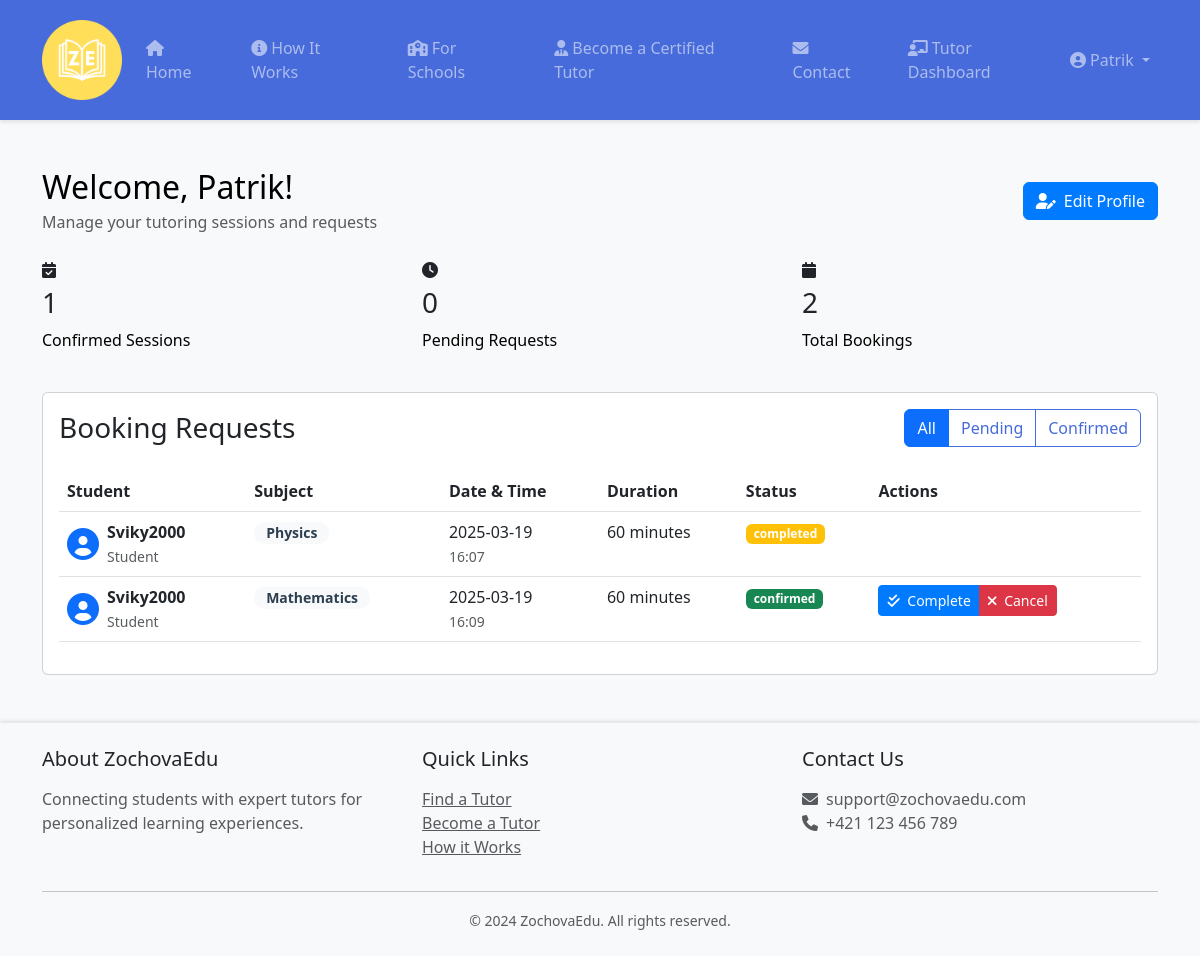
/tutor_dashboard (signed in), run on the app's committed database.
### models.py (models this page shows)
class User(UserMixin, db.Model):
    id = db.Column(db.Integer, primary_key=True)
    username = db.Column(db.String(80), unique=True, nullable=False)
    email = db.Column(db.String(120), unique=True, nullable=False)
    password_hash = db.Column(db.String(128))
    is_tutor = db.Column(db.Boolean, default=False)
    tutor_profile = db.relationship('TutorProfile', backref='user', uselist=False)
    bookings_as_student = db.relationship('Booking', backref='student',
                                        foreign_keys='Booking.student_id')
    ratings_given = db.relationship('Rating', backref='student',
                                  foreign_keys='Rating.student_id')

class Booking(db.Model):
    id = db.Column(db.Integer, primary_key=True)
    student_id = db.Column(db.Integer, db.ForeignKey('user.id'))
    tutor_id = db.Column(db.Integer, db.ForeignKey('tutor_profile.id'))
    subject_id = db.Column(db.Integer, db.ForeignKey('subject.id'))
    date_time = db.Column(db.DateTime, nullable=False)
    duration = db.Column(db.Integer, nullable=False)  # in minutes
    status = db.Column(db.String(20), default='pending')  # pending, confirmed, cancelled, completed
    created_at = db.Column(db.DateTime, default=datetime.utcnow)
    subject = db.relationship('Subject')

class Subject(db.Model):
    id = db.Column(db.Integer, primary_key=True)
    name = db.Column(db.String(100), nullable=False, unique=True)
    description = db.Column(db.Text, nullable=True)

### app.py (the view)
@app.route('/tutor_dashboard')
@login_required
def tutor_dashboard():
    if not current_user.is_tutor:
        return redirect(url_for('index'))
    if not current_user.tutor_profile:
        flash('Please create your tutor profile first', 'warning')
        return redirect(url_for('create_tutor_profile'))
    bookings = current_user.tutor_profile.bookings.all()
    return render_template('tutor_dashboard.html', bookings=bookings)

### app.py (called while the page is built)
@login_manager.user_loader
def load_user(id):
    return User.query.get(int(id))

### templates/tutor_dashboard.html (shortened to what this page needs)
{% extends "base.html" %}
{% block content %}
<div class="container py-5">
    <div class="row mb-4">
        <div class="col-md-12">
            <div class="d-flex justify-content-between align-items-center">
                <div>
                    <h2 class="mb-1">Welcome, {{ current_user.username }}!</h2>
                    <p class="text-muted mb-0">Manage your tutoring sessions and requests</p>
                </div>
                <a href="{{ url_for('edit_tutor_profile') }}" class="btn btn-primary">
                    <i class="fas fa-user-edit me-2"></i>Edit Profile
                </a>
            </div>
        </div>
    </div>
    <div class="row mb-4">
        <div class="col-md-4">
            <div class="stats-card">
                <i class="fas fa-calendar-check mb-2"></i>
                <h3>{{ bookings|selectattr('status', 'equalto', 'confirmed')|list|length }}</h3>
                <p>Confirmed Sessions</p>
            </div>
        </div>
        <div class="col-md-4">
            <div class="stats-card">
                <i class="fas fa-clock mb-2"></i>
                <h3>{{ bookings|selectattr('status', 'equalto', 'pending')|list|length }}</h3>
                <p>Pending Requests</p>
            </div>
        </div>
        <div class="col-md-4">
            <div class="stats-card">
                <i class="fas fa-calendar mb-2"></i>
                <h3>{{ bookings|length }}</h3>
                <p>Total Bookings</p>
            </div>
        </div>
    </div>
    <div class="row">
        <div class="col-md-12">
            <div class="card">
                <div class="card-body">
                    <div class="d-flex justify-content-between align-items-center mb-4">
                        <h3 class="card-title mb-0">Booking Requests</h3>
                        <div class="btn-group">
                            <button type="button" class="btn btn-outline-primary active" data-filter="all">All</button>
                            <button type="button" class="btn btn-outline-primary" data-filter="pending">Pending</button>
                            <button type="button" class="btn btn-outline-primary" data-filter="confirmed">Confirmed</button>
                        </div>
                    </div>
                    {% if bookings %}
                        <div class="table-responsive">
                            <table class="table table-hover">
                                <thead>
                                    <tr>
                                        <th>Student</th>
                                        <th>Subject</th>
                                        <th>Date & Time</th>
                                        <th>Duration</th>
                                        <th>Status</th>
                                        <th>Actions</th>
                                    </tr>
                                </thead>
                                <tbody>
                                    {% for booking in bookings %}
                                    <tr class="booking-row" data-status="{{ booking.status }}">
                                        <td>
                                            <div class="d-flex align-items-center">
                                                <i class="fas fa-user-circle fa-2x text-primary me-2"></i>
                                                <div>
                                                    <div class="fw-bold">{{ booking.student.username }}</div>
                                                    <small class="text-muted">Student</small>
                                                </div>
                                            </div>
                                        </td>
                                        <td>
                                            <span class="badge subject-badge">
                                                {{ booking.subject.name }}
                                            </span>
                                        </td>
                                        <td>
                                            <div>{{ booking.date_time.strftime('%Y-%m-%d') }}</div>
                                            <small class="text-muted">{{ booking.date_time.strftime('%H:%M') }}</small>
                                        </td>
                                        <td>{{ booking.duration }} minutes</td>
                                        <td>
                                            <span class="badge {% if booking.status == 'confirmed' %}bg-success
                                                           {% elif booking.status == 'cancelled' %}bg-danger
                                                           {% else %}bg-warning{% endif %}">
                                                {{ booking.status }}
                                            </span>
                                        </td>
                                        <td>
                                            {% if booking.status == 'pending' %}
                                                <div class="btn-group">
                                                    <a href="{{ url_for('handle_booking', booking_id=booking.id, action='confirm') }}"
                                                       class="btn btn-sm btn-success">
                                                        <i class="fas fa-check me-1"></i> Confirm
                                                    </a>
                                                    <a href="{{ url_for('handle_booking', booking_id=booking.id, action='cancel') }}"
                                                       class="btn btn-sm btn-danger">
                                                        <i class="fas fa-times me-1"></i> Cancel
                                                    </a>
                                                </div>
                                            {% elif booking.status == 'confirmed' %}
                                                <div class="btn-group">
                                                    <a href="{{ url_for('handle_booking', booking_id=booking.id, action='complete') }}"
                                                       class="btn btn-sm btn-primary">
                                                        <i class="fas fa-check-double me-1"></i> Complete
                                                    </a>
                                                    <a href="{{ url_for('handle_booking', booking_id=booking.id, action='cancel') }}"
                                                       class="btn btn-sm btn-danger">
                                                        <i class="fas fa-times me-1"></i> Cancel
                                                    </a>
                                                </div>
                                            {% endif %}
                                        </td>
                                    </tr>
                                    {% endfor %}
                                </tbody>
                            </table>
                        </div>
                    {% else %}
                        <div class="text-center py-5">
                            <i class="fas fa-calendar-alt fa-3x text-muted mb-3"></i>
                            <h5>No Booking Requests Yet</h5>
                            <p class="text-muted">When students book sessions with you, they'll appear here.</p>
                        </div>
                    {% endif %}
                </div>
            </div>
        </div>
    </div>
</div>
{% endblock %}

### templates/base.html (shortened to what this page needs)
<!DOCTYPE html>
<html lang="en">
<head>
    <link href="https://cdn.jsdelivr.net/npm/bootstrap@5.3.0/dist/css/bootstrap.min.css" rel="stylesheet">
    <link rel="stylesheet" href="https://cdnjs.cloudflare.com/ajax/libs/font-awesome/6.0.0/css/all.min.css">
    <link rel="stylesheet" href="{{ url_for('static', filename='css/style.css') }}">
</head>
<body>
    <div class="content-wrapper">
        <nav class="navbar navbar-expand-lg navbar-dark">
            <div class="container">
                <a class="navbar-brand fw-bold" href="{{ url_for('index') }}">
                    <img src="{{ url_for('static', filename='images/logo1.png') }}" alt="Logo" style="height: 80px" >
                </a>
                <div class="collapse navbar-collapse" id="navbarNav">
                    <ul class="navbar-nav me-auto gap-4">
                        <li class="nav-item">
                            <a class="nav-link" href="{{ url_for('index') }}">
                                <i class="fas fa-home me-1"></i>Home
                            </a>
                        </li>
                        <li class="nav-item">
                            <a class="nav-link" href="{{ url_for('how_it_works') }}">
                                <i class="fas fa-info-circle me-1"></i>How It Works
                            </a>
                        </li>
                        <li class="nav-item">
                            <a class="nav-link" href="{{ url_for('for_schools') }}">
                                <i class="fas fa-school me-1"></i>For Schools
                            </a>
                        </li>
                        <li class="nav-item">
                            <a class="nav-link" href="{{ url_for('become_tutor') }}">
                                <i class="fas fa-user-tie me-1"></i>Become a Certified Tutor
                            </a>
                        </li>
                        <li class="nav-item">
                            <a class="nav-link" href="{{ url_for('contact') }}">
                                <i class="fas fa-envelope me-1"></i>Contact
                            </a>
                        </li>
                        {% if current_user.is_authenticated %}
                            {% if current_user.is_tutor %}
                                <li class="nav-item">
                                    <a class="nav-link" href="{{ url_for('tutor_dashboard') }}">
                                        <i class="fas fa-chalkboard-teacher me-1"></i>Tutor Dashboard
                                    </a>
                                </li>
                            {% else %}
                                <li class="nav-item">
                                    <a class="nav-link" href="{{ url_for('student_dashboard') }}">
                                        <i class="fas fa-book-reader me-1"></i>My Bookings
                                    </a>
                                </li>
                            {% endif %}
                        {% endif %}
                    </ul>
                    <ul class="navbar-nav">
                        {% if current_user.is_authenticated %}
                            <li class="nav-item dropdown">
                                <a class="nav-link dropdown-toggle" href="#" id="navbarDropdown" role="button" data-bs-toggle="dropdown">
                                    <i class="fas fa-user-circle me-1"></i>{{ current_user.username }}
                                </a>
                            </li>
                        {% endif %}
                    </ul>
                </div>
            </div>
        </nav>
        {% block content %}{% endblock %}
    </div>
    <footer class="footer py-4 bg-light">
        <div class="container">
            <div class="row">
                <div class="col-md-4">
                    <h5 class="mb-3">About ZochovaEdu</h5>
                    <p class="text-muted">Connecting students with expert tutors for personalized learning experiences.</p>
                </div>
                <div class="col-md-4">
                    <h5 class="mb-3">Quick Links</h5>
                    <ul class="list-unstyled">
                        <li><a href="#" class="text-muted">Find a Tutor</a></li>
                        <li><a href="#" class="text-muted">Become a Tutor</a></li>
                        <li><a href="#" class="text-muted">How it Works</a></li>
                    </ul>
                </div>
                <div class="col-md-4">
                    <h5 class="mb-3">Contact Us</h5>
                    <ul class="list-unstyled text-muted">
                        <li><i class="fas fa-envelope me-2"></i>support@zochovaedu.com</li>
                        <li><i class="fas fa-phone me-2"></i>+421 123 456 789</li>
                    </ul>
                </div>
            </div>
            <hr>
            <div class="text-center text-muted">
                <small>&copy; 2024 ZochovaEdu. All rights reserved.</small>
            </div>
        </div>
    </footer>
</body>
</html>

### static/css/style.css (style rules this page uses)
:root { --primary-color: #476bda; --secondary-color: #2e59d9; --success-color: #1cc88a; --warning-color: #f6c23e; --danger-color: #e74a3b; --light-gray: #f8f9fa; --dark-gray: #2c3e50; }
body { background-color: var(--light-gray); min-height: 100vh; display: flex; flex-direction: column; }
.content-wrapper { flex: 1 0 auto; }
.footer { flex-shrink: 0; }
.navbar { background-color: var(--primary-color); box-shadow: 0 2px 4px rgba(0,0,0,.1); padding: 1rem 0; }
.navbar-brand { font-size: 0.4rem; font-family: Arial, sans-serif; font-weight: 250; padding: 0.25rem 0; }
.subject-badge { display: inline-block; padding: 0.25rem 0.75rem; background: var(--light-gray); color: var(--dark-gray); border-radius: 1rem; margin-right: 0.5rem; margin-bottom: 0.5rem; font-size: 0.875rem; }
.btn-primary { background-color: var(--primary-color); border-color: var(--primary-color); }
.btn-outline-primary { color: var(--primary-color); border-color: var(--primary-color); }
.footer { background-color: white; box-shadow: 0 -2px 4px rgba(0,0,0,.1); }
.btn-primary { background-color: #007bff; border-color: #007bff; }
.container p, .container h2 { color: #000000; }

### data on the page
User: username "Patrik"
Booking: student.username "Sviky2000", subject.name "Physics", date_time "2025-03-19", date_time "16:07", duration "60", status "completed"
Booking: student.username "Sviky2000", subject.name "Mathematics", date_time "2025-03-19", date_time "16:09", duration "60", status "confirmed"

### other printed values
{{ bookings|selectattr('status', 'equalto', 'confirmed')|list|length }} "1"
{{ bookings|selectattr('status', 'equalto', 'pending')|list|length }} "0"
{{ bookings|length }} "2"
